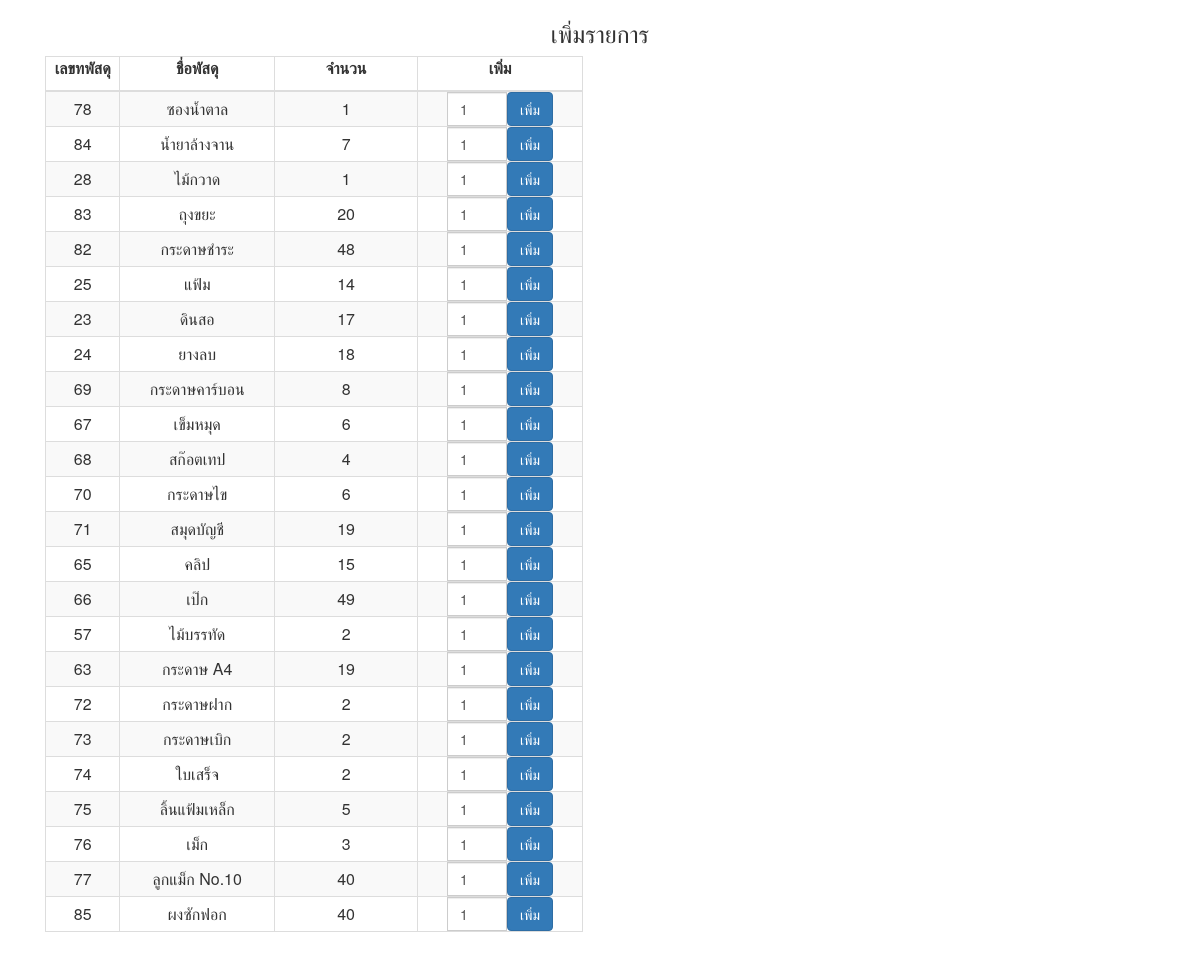
The page /source/add_modal_user_ream_detail.php on the database its author committed.
### tables this page shows
CREATE TABLE `stock` (
  `p_id` int(2) NOT NULL auto_increment,
  `pname` varchar(20) NOT NULL,
  `stock` varchar(5) NOT NULL,
  `price` varchar(5) NOT NULL,
  `Picture` varchar(100) NOT NULL,
  `date` varchar(10) NOT NULL,
  `c_id` int(1) NOT NULL,
  `s_id` int(1) NOT NULL,
  `su_id` int(1) NOT NULL,
  PRIMARY KEY  (`p_id`)
);

### source/add_modal_user_ream_detail.php (the view, shortened to what this page needs)
<!doctype html>
<html>
<head>
<link href="./css/bootstrap.css" rel="stylesheet" type="text/css">
 </head>
<body>
<?
$sql3 = "SELECT * FROM  stock where stock > 0";
$que3 = mysql_query($sql3) or die (mysql_error());
?>
<p>
<center><h3>เพิ่มรายการ</h3></center><p>
<div class="container">
		<div class="col-xs-12 col-sm-6 col-md-11">
<form action="" method="post" name="fromproduct">
<table width="538" class="table-striped table-bordered">
   		<thead>
       		<tr>
          		<th width="1"><center>
          		  <p>เลขทพัสดุ</p>
         		</center></th>
          		<th width="53"><center>
          		  <p>ชื่อพัสดุ</p>
          		</center></th>
          		<th width="53"><center>
          		  <p>จำนวน</p>
          		</center></th>
          		<th width="53"><center>
          		  <p>เพิ่ม</p>
          		</center></th>
       		</tr>
   		</thead>
   		<tbody>
<? while($result3=mysql_fetch_array($que3)){?>
  			<tr>
  				<td align="center"><? echo $result3['p_id']; ?></td>
            	<td align="center"><? echo $result3['pname']; ?></td>
            	<td align="center"><? echo $result3['stock']; ?></td>
            	<td align="center">
<form action="save_add_model_user.php" class="form-inline" method="post">
   <div class="input-group newsletter">
    	<input type="text" name="txtQty" value="1" style="width: 60px;ext-align: center;" class="form-control">
    	<input type="submit" value="เพิ่ม" class="btn btn-primary hvr-bounce-in">
    </div>
</form>
                </td>
        	</tr>
<?
 }
?>
    	</tbody>
	</table>
</form>
	</div>
</div>
<br>
</body>
</html>

### rows shown on the page
stock: p_id "78", pname "ซองน้ำตาล", stock "1"
stock: p_id "84", pname "น้ำยาล้างจาน", stock "7"
stock: p_id "28", pname "ไม้กวาด", stock "1"
stock: p_id "83", pname "ถุงขยะ", stock "20"
stock: p_id "82", pname "กระดาษชำระ", stock "48"
stock: p_id "25", pname "แฟ้ม", stock "14"
stock: p_id "23", pname "ดินสอ", stock "17"
stock: p_id "24", pname "ยางลบ", stock "18"
stock: p_id "69", pname "กระดาษคาร์บอน", stock "8"
stock: p_id "67", pname "เข็มหมุด", stock "6"
stock: p_id "68", pname "สก๊อตเทป", stock "4"
stock: p_id "70", pname "กระดาษไข", stock "6"
stock: p_id "71", pname "สมุดบัญชี", stock "19"
stock: p_id "65", pname "คลิป", stock "15"
stock: p_id "66", pname "เป๊ก", stock "49"
stock: p_id "57", pname "ไม้บรรทัด", stock "2"
stock: p_id "63", pname "กระดาษ A4", stock "19"
stock: p_id "72", pname "กระดาษฝาก", stock "2"
stock: p_id "73", pname "กระดาษเบิก", stock "2"
stock: p_id "74", pname "ใบเสร็จ", stock "2"
stock: p_id "75", pname "ลิ้นแฟ้มเหล็ก", stock "5"
stock: p_id "76", pname "เม็ก", stock "3"
stock: p_id "77", pname "ลูกแม็ก No.10", stock "40"
stock: p_id "85", pname "ผงซักฟอก", stock "40"
